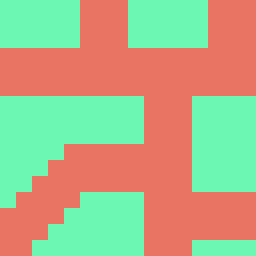

A level layout from a 2D game, rendered from its tile map. Below: a short description, then the map file with its tile-grid data intact:
An orthogonal 16x16 tile map with 16x16 px tiles, 1 tile layer (Tile Layer 1).

<map version="1.10" tiledversion="1.10.1" orientation="orthogonal" renderorder="left-up" width="16" height="16" tilewidth="16" tileheight="16" infinite="0" nextlayerid="2" nextobjectid="1">
 <tileset firstgid="1" source="atlas.tsx" />
 <layer id="1" name="Tile Layer 1" width="16" height="16">
  <data encoding="csv">
556,556,556,556,556,547,547,547,556,556,556,556,556,547,547,547,
556,556,556,556,556,547,547,547,556,556,556,556,556,547,547,547,
556,556,556,556,556,547,547,547,556,556,556,556,556,547,547,547,
547,547,547,547,547,547,547,547,547,547,547,547,547,547,547,547,
547,547,547,547,547,547,547,547,547,547,547,547,547,547,547,547,
547,547,547,547,547,547,547,547,547,547,547,547,547,547,547,547,
556,556,556,556,556,556,556,556,556,547,547,547,556,556,556,556,
556,556,556,556,556,556,556,556,556,547,547,547,556,556,556,556,
556,556,556,556,556,556,556,556,556,547,547,547,556,556,556,556,
556,556,556,556,547,547,547,547,547,547,547,547,556,556,556,556,
556,556,556,547,547,547,547,547,547,547,547,547,556,556,556,556,
556,556,547,547,547,547,547,547,547,547,547,547,556,556,556,556,
556,547,547,547,547,556,556,556,556,547,547,547,547,547,547,547,
547,547,547,547,556,556,556,556,556,547,547,547,547,547,547,547,
547,547,547,556,556,556,556,556,556,547,547,547,547,547,547,547,
547,547,556,556,556,556,556,556,556,547,547,547,556,556,556,556
</data>
 </layer>
</map>
